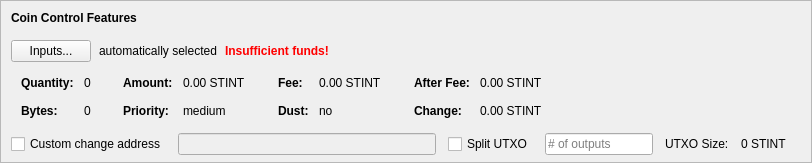
    <widget class="QFrame" name="frameCoinControl">
     <property name="sizePolicy">
      <sizepolicy hsizetype="Expanding" vsizetype="Expanding">
       <horstretch>0</horstretch>
       <verstretch>0</verstretch>
      </sizepolicy>
     </property>
     <property name="maximumSize">
      <size>
       <width>16777215</width>
       <height>16777215</height>
      </size>
     </property>
     <property name="frameShape">
      <enum>QFrame::StyledPanel</enum>
     </property>
     <property name="frameShadow">
      <enum>QFrame::Sunken</enum>
     </property>
     <layout class="QVBoxLayout" name="verticalLayoutCoinControl2">
      <property name="spacing">
       <number>0</number>
      </property>
      <property name="leftMargin">
       <number>0</number>
      </property>
      <property name="topMargin">
       <number>0</number>
      </property>
      <property name="rightMargin">
       <number>0</number>
      </property>
      <property name="bottomMargin">
       <number>6</number>
      </property>
      <item>
       <layout class="QVBoxLayout" name="verticalLayoutCoinControl" stretch="0,0,0,0,1">
        <property name="spacing">
         <number>0</number>
        </property>
        <property name="leftMargin">
         <number>10</number>
        </property>
        <property name="topMargin">
         <number>10</number>
        </property>
        <item>
         <layout class="QHBoxLayout" name="horizontalLayoutCoinControl1">
          <property name="bottomMargin">
           <number>15</number>
          </property>
          <item>
           <widget class="QLabel" name="labelCoinControlFeatures">
            <property name="sizePolicy">
             <sizepolicy hsizetype="Preferred" vsizetype="Maximum">
              <horstretch>0</horstretch>
              <verstretch>0</verstretch>
             </sizepolicy>
            </property>
            <property name="font">
             <font>
              <weight>75</weight>
              <bold>true</bold>
             </font>
            </property>
            <property name="styleSheet">
             <string notr="true">font-weight:bold;</string>
            </property>
            <property name="text">
             <string>Coin Control Features</string>
            </property>
           </widget>
          </item>
         </layout>
        </item>
        <item>
         <layout class="QHBoxLayout" name="horizontalLayoutCoinControl2" stretch="0,0,0,0">
          <property name="spacing">
           <number>8</number>
          </property>
          <property name="bottomMargin">
           <number>10</number>
          </property>
          <item>
           <widget class="QPushButton" name="pushButtonCoinControl">
            <property name="styleSheet">
             <string notr="true"/>
            </property>
            <property name="text">
             <string>Inputs...</string>
            </property>
            <property name="autoDefault">
             <bool>false</bool>
            </property>
           </widget>
          </item>
          <item>
           <widget class="QLabel" name="labelCoinControlAutomaticallySelected">
            <property name="text">
             <string>automatically selected</string>
            </property>
            <property name="margin">
             <number>5</number>
            </property>
           </widget>
          </item>
          <item>
           <widget class="QLabel" name="labelCoinControlInsuffFunds">
            <property name="font">
             <font>
              <weight>75</weight>
              <bold>true</bold>
             </font>
            </property>
            <property name="styleSheet">
             <string notr="true">color:red;font-weight:bold;</string>
            </property>
            <property name="text">
             <string>Insufficient funds!</string>
            </property>
            <property name="margin">
             <number>5</number>
            </property>
           </widget>
          </item>
          <item>
           <spacer name="horizontalSpacerCoinControl">
            <property name="orientation">
             <enum>Qt::Horizontal</enum>
            </property>
            <property name="sizeHint" stdset="0">
             <size>
              <width>40</width>
              <height>1</height>
             </size>
            </property>
           </spacer>
          </item>
         </layout>
        </item>
        <item>
         <widget class="QWidget" name="widgetCoinControl" native="true">
          <property name="sizePolicy">
           <sizepolicy hsizetype="Preferred" vsizetype="Preferred">
            <horstretch>0</horstretch>
            <verstretch>0</verstretch>
           </sizepolicy>
          </property>
          <property name="minimumSize">
           <size>
            <width>0</width>
            <height>0</height>
           </size>
          </property>
          <property name="styleSheet">
           <string notr="true"/>
          </property>
          <layout class="QHBoxLayout" name="horizontalLayoutCoinControl5">
           <property name="leftMargin">
            <number>0</number>
           </property>
           <property name="topMargin">
            <number>0</number>
           </property>
           <property name="rightMargin">
            <number>0</number>
           </property>
           <property name="bottomMargin">
            <number>0</number>
           </property>
           <item>
            <layout class="QHBoxLayout" name="horizontalLayoutCoinControl3" stretch="0,0,0,1">
             <property name="spacing">
              <number>20</number>
             </property>
             <property name="topMargin">
              <number>0</number>
             </property>
             <property name="bottomMargin">
              <number>10</number>
             </property>
             <item>
              <layout class="QFormLayout" name="formLayoutCoinControl1">
               <property name="horizontalSpacing">
                <number>10</number>
               </property>
               <property name="verticalSpacing">
                <number>14</number>
               </property>
               <property name="leftMargin">
                <number>10</number>
               </property>
               <property name="topMargin">
                <number>4</number>
               </property>
               <property name="rightMargin">
                <number>6</number>
               </property>
               <item row="0" column="0">
                <widget class="QLabel" name="labelCoinControlQuantityText">
                 <property name="font">
                  <font>
                   <weight>75</weight>
                   <bold>true</bold>
                  </font>
                 </property>
                 <property name="text">
                  <string>Quantity:</string>
                 </property>
                 <property name="margin">
                  <number>0</number>
                 </property>
                </widget>
               </item>
               <item row="0" column="1">
                <widget class="QLabel" name="labelCoinControlQuantity">
                 <property name="cursor">
                  <cursorShape>IBeamCursor</cursorShape>
                 </property>
                 <property name="contextMenuPolicy">
                  <enum>Qt::ActionsContextMenu</enum>
                 </property>
                 <property name="text">
                  <string notr="true">0</string>
                 </property>
                 <property name="margin">
                  <number>0</number>
                 </property>
                 <property name="textInteractionFlags">
                  <set>Qt::LinksAccessibleByMouse|Qt::TextSelectableByKeyboard|Qt::TextSelectableByMouse</set>
                 </property>
                </widget>
               </item>
               <item row="1" column="0">
                <widget class="QLabel" name="labelCoinControlBytesText">
                 <property name="font">
                  <font>
                   <weight>75</weight>
                   <bold>true</bold>
                  </font>
                 </property>
                 <property name="text">
                  <string>Bytes:</string>
                 </property>
                </widget>
               </item>
               <item row="1" column="1">
                <widget class="QLabel" name="labelCoinControlBytes">
                 <property name="cursor">
                  <cursorShape>IBeamCursor</cursorShape>
                 </property>
                 <property name="contextMenuPolicy">
                  <enum>Qt::ActionsContextMenu</enum>
                 </property>
                 <property name="text">
                  <string notr="true">0</string>
                 </property>
                 <property name="textInteractionFlags">
                  <set>Qt::LinksAccessibleByMouse|Qt::TextSelectableByKeyboard|Qt::TextSelectableByMouse</set>
                 </property>
                </widget>
               </item>
              </layout>
             </item>
             <item>
              <layout class="QFormLayout" name="formLayoutCoinControl2">
               <property name="horizontalSpacing">
                <number>10</number>
               </property>
               <property name="verticalSpacing">
                <number>14</number>
               </property>
               <property name="leftMargin">
                <number>6</number>
               </property>
               <property name="topMargin">
                <number>4</number>
               </property>
               <property name="rightMargin">
                <number>6</number>
               </property>
               <item row="0" column="0">
                <widget class="QLabel" name="labelCoinControlAmountText">
                 <property name="font">
                  <font>
                   <weight>75</weight>
                   <bold>true</bold>
                  </font>
                 </property>
                 <property name="text">
                  <string>Amount:</string>
                 </property>
                 <property name="margin">
                  <number>0</number>
                 </property>
                </widget>
               </item>
               <item row="0" column="1">
                <widget class="QLabel" name="labelCoinControlAmount">
                 <property name="cursor">
                  <cursorShape>IBeamCursor</cursorShape>
                 </property>
                 <property name="contextMenuPolicy">
                  <enum>Qt::ActionsContextMenu</enum>
                 </property>
                 <property name="text">
                  <string notr="true">0.00 STINT</string>
                 </property>
                 <property name="textInteractionFlags">
                  <set>Qt::LinksAccessibleByMouse|Qt::TextSelectableByKeyboard|Qt::TextSelectableByMouse</set>
                 </property>
                </widget>
               </item>
               <item row="1" column="0">
                <widget class="QLabel" name="labelCoinControlPriorityText">
                 <property name="font">
                  <font>
                   <weight>75</weight>
                   <bold>true</bold>
                  </font>
                 </property>
                 <property name="text">
                  <string>Priority:</string>
                 </property>
                </widget>
               </item>
               <item row="1" column="1">
                <widget class="QLabel" name="labelCoinControlPriority">
                 <property name="cursor">
                  <cursorShape>IBeamCursor</cursorShape>
                 </property>
                 <property name="contextMenuPolicy">
                  <enum>Qt::ActionsContextMenu</enum>
                 </property>
                 <property name="text">
                  <string>medium</string>
                 </property>
                 <property name="textInteractionFlags">
                  <set>Qt::LinksAccessibleByMouse|Qt::TextSelectableByKeyboard|Qt::TextSelectableByMouse</set>
                 </property>
                </widget>
               </item>
              </layout>
             </item>
             <item>
              <layout class="QFormLayout" name="formLayoutCoinControl3">
               <property name="horizontalSpacing">
                <number>10</number>
               </property>
               <property name="verticalSpacing">
                <number>14</number>
               </property>
               <property name="leftMargin">
                <number>6</number>
               </property>
               <property name="topMargin">
                <number>4</number>
               </property>
               <property name="rightMargin">
                <number>6</number>
               </property>
               <item row="0" column="0">
                <widget class="QLabel" name="labelCoinControlFeeText">
                 <property name="font">
                  <font>
                   <weight>75</weight>
                   <bold>true</bold>
                  </font>
                 </property>
                 <property name="text">
                  <string>Fee:</string>
                 </property>
                 <property name="margin">
                  <number>0</number>
                 </property>
                </widget>
               </item>
               <item row="0" column="1">
                <widget class="QLabel" name="labelCoinControlFee">
                 <property name="cursor">
                  <cursorShape>IBeamCursor</cursorShape>
                 </property>
                 <property name="contextMenuPolicy">
                  <enum>Qt::ActionsContextMenu</enum>
                 </property>
                 <property name="text">
                  <string notr="true">0.00 STINT</string>
                 </property>
                 <property name="textInteractionFlags">
                  <set>Qt::LinksAccessibleByMouse|Qt::TextSelectableByKeyboard|Qt::TextSelectableByMouse</set>
                 </property>
                </widget>
               </item>
               <item row="1" column="0">
                <widget class="QLabel" name="labelCoinControlLowOutputText">
                 <property name="font">
                  <font>
                   <weight>75</weight>
                   <bold>true</bold>
                  </font>
                 </property>
                 <property name="text">
                  <string>Dust:</string>
                 </property>
                </widget>
               </item>
               <item row="1" column="1">
                <widget class="QLabel" name="labelCoinControlLowOutput">
                 <property name="cursor">
                  <cursorShape>IBeamCursor</cursorShape>
                 </property>
                 <property name="contextMenuPolicy">
                  <enum>Qt::ActionsContextMenu</enum>
                 </property>
                 <property name="text">
                  <string>no</string>
                 </property>
                 <property name="textInteractionFlags">
                  <set>Qt::LinksAccessibleByMouse|Qt::TextSelectableByKeyboard|Qt::TextSelectableByMouse</set>
                 </property>
                </widget>
               </item>
              </layout>
             </item>
             <item>
              <layout class="QFormLayout" name="formLayoutCoinControl4">
               <property name="horizontalSpacing">
                <number>10</number>
               </property>
               <property name="verticalSpacing">
                <number>14</number>
               </property>
               <property name="leftMargin">
                <number>6</number>
               </property>
               <property name="topMargin">
                <number>4</number>
               </property>
               <property name="rightMargin">
                <number>6</number>
               </property>
               <item row="0" column="0">
                <widget class="QLabel" name="labelCoinControlAfterFeeText">
                 <property name="font">
                  <font>
                   <weight>75</weight>
                   <bold>true</bold>
                  </font>
                 </property>
                 <property name="text">
                  <string>After Fee:</string>
                 </property>
                 <property name="margin">
                  <number>0</number>
                 </property>
                </widget>
               </item>
               <item row="0" column="1">
                <widget class="QLabel" name="labelCoinControlAfterFee">
                 <property name="cursor">
                  <cursorShape>IBeamCursor</cursorShape>
                 </property>
                 <property name="contextMenuPolicy">
                  <enum>Qt::ActionsContextMenu</enum>
                 </property>
                 <property name="text">
                  <string notr="true">0.00 STINT</string>
                 </property>
                 <property name="textInteractionFlags">
                  <set>Qt::LinksAccessibleByMouse|Qt::TextSelectableByKeyboard|Qt::TextSelectableByMouse</set>
                 </property>
                </widget>
               </item>
               <item row="1" column="0">
                <widget class="QLabel" name="labelCoinControlChangeText">
                 <property name="font">
                  <font>
                   <weight>75</weight>
                   <bold>true</bold>
                  </font>
                 </property>
                 <property name="text">
                  <string>Change:</string>
                 </property>
                </widget>
               </item>
               <item row="1" column="1">
                <widget class="QLabel" name="labelCoinControlChange">
                 <property name="cursor">
                  <cursorShape>IBeamCursor</cursorShape>
                 </property>
                 <property name="contextMenuPolicy">
                  <enum>Qt::ActionsContextMenu</enum>
                 </property>
                 <property name="text">
                  <string notr="true">0.00 STINT</string>
                 </property>
                 <property name="textInteractionFlags">
                  <set>Qt::LinksAccessibleByMouse|Qt::TextSelectableByKeyboard|Qt::TextSelectableByMouse</set>
                 </property>
                </widget>
               </item>
              </layout>
             </item>
            </layout>
           </item>
          </layout>
         </widget>
        </item>
        <item>
         <layout class="QHBoxLayout" name="horizontalLayoutCoinControl4" stretch="0,0,0,0,0,0,0">
          <property name="spacing">
           <number>12</number>
          </property>
          <property name="sizeConstraint">
           <enum>QLayout::SetDefaultConstraint</enum>
          </property>
          <property name="topMargin">
           <number>5</number>
          </property>
          <property name="rightMargin">
           <number>5</number>
          </property>
          <item>
           <widget class="QCheckBox" name="checkBoxCoinControlChange">
            <property name="toolTip">
             <string>If this is activated, but the change address is empty or invalid, change will be sent to a newly generated address.</string>
            </property>
            <property name="text">
             <string>Custom change address</string>
            </property>
           </widget>
          </item>
          <item>
           <widget class="QValidatedLineEdit" name="lineEditCoinControlChange">
            <property name="enabled">
             <bool>false</bool>
            </property>
            <property name="sizePolicy">
             <sizepolicy hsizetype="Expanding" vsizetype="Fixed">
              <horstretch>0</horstretch>
              <verstretch>0</verstretch>
             </sizepolicy>
            </property>
           </widget>
          </item>
          <item>
           <widget class="QCheckBox" name="splitBlockCheckBox">
            <property name="text">
             <string>Split UTXO</string>
            </property>
           </widget>
          </item>
          <item>
           <widget class="QLineEdit" name="splitBlockLineEdit">
            <property name="sizePolicy">
             <sizepolicy hsizetype="Fixed" vsizetype="Fixed">
              <horstretch>50</horstretch>
              <verstretch>0</verstretch>
             </sizepolicy>
            </property>
            <property name="placeholderText">
             <string># of outputs</string>
            </property>
           </widget>
          </item>
          <item>
           <widget class="QLabel" name="labelBlockSizeText">
            <property name="text">
             <string>UTXO Size:</string>
            </property>
           </widget>
          </item>
          <item>
           <widget class="QLabel" name="labelBlockSize">
            <property name="text">
             <string>0 STINT</string>
            </property>
           </widget>
          </item>
          <item>
           <widget class="QLabel" name="labelCoinControlChangeLabel">
            <property name="sizePolicy">
             <sizepolicy hsizetype="Preferred" vsizetype="Expanding">
              <horstretch>0</horstretch>
              <verstretch>0</verstretch>
             </sizepolicy>
            </property>
            <property name="minimumSize">
             <size>
              <width>0</width>
              <height>0</height>
             </size>
            </property>
            <property name="text">
             <string/>
            </property>
            <property name="margin">
             <number>3</number>
            </property>
           </widget>
          </item>
         </layout>
        </item>
        <item>
         <spacer name="verticalSpacerCoinControl">
          <property name="orientation">
           <enum>Qt::Vertical</enum>
          </property>
          <property name="sizeHint" stdset="0">
           <size>
            <width>800</width>
            <height>1</height>
           </size>
          </property>
         </spacer>
        </item>
       </layout>
      </item>
     </layout>
    </widget>
